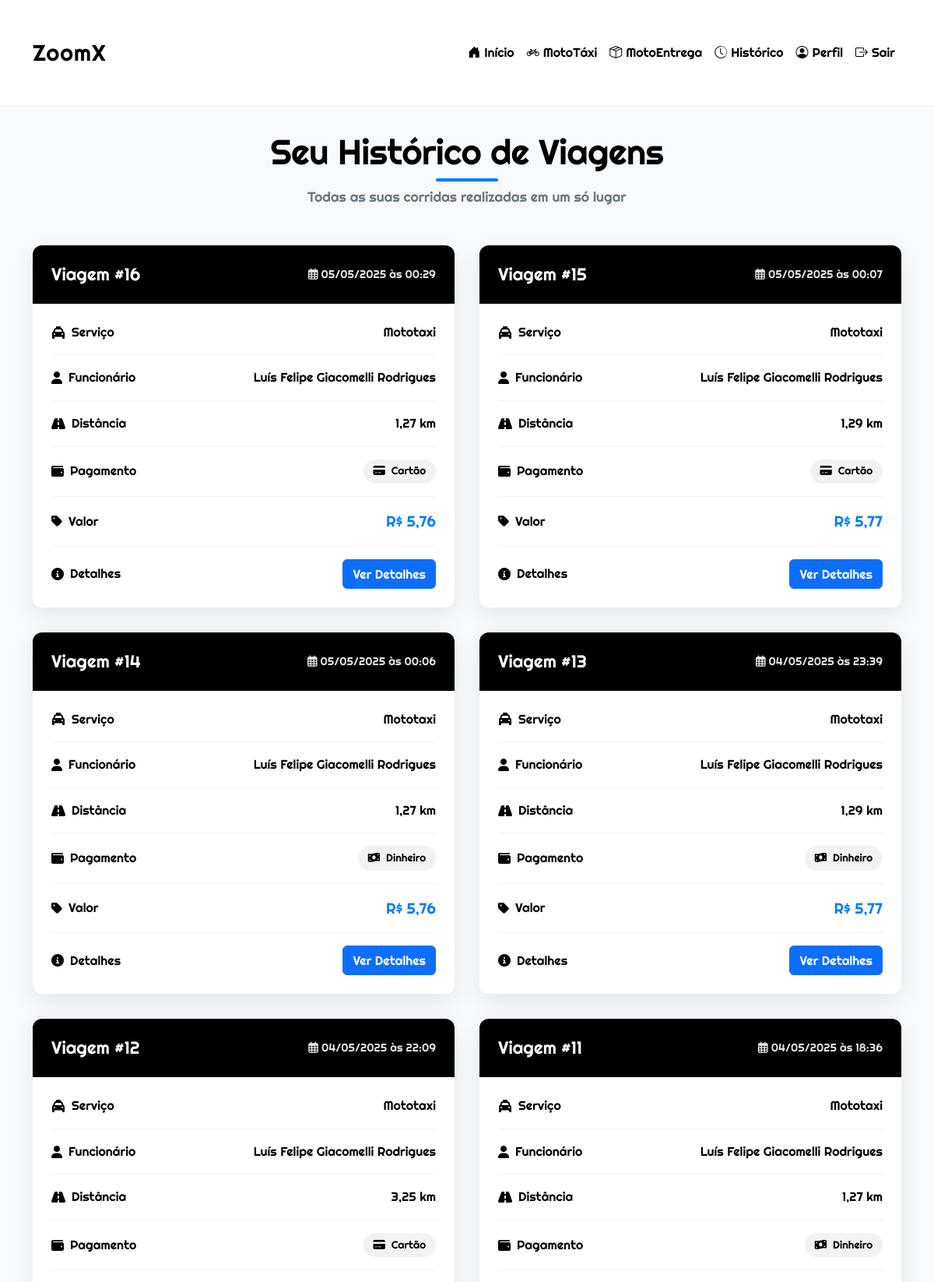
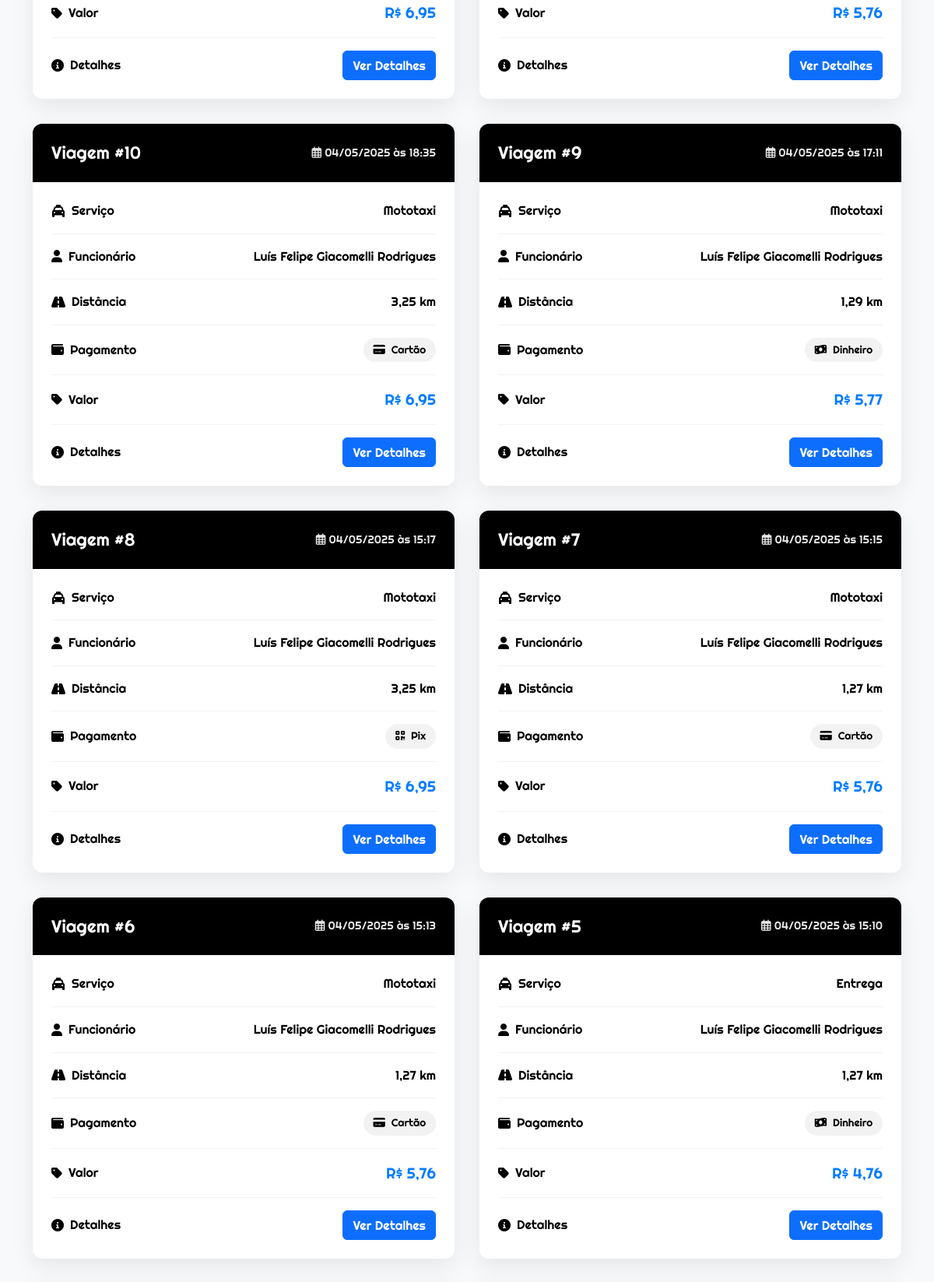
Page /user/historico.php (signed in, upper part) on the committed database (2 pictures, top to bottom).
### tables this page shows
CREATE TABLE `viagens` (
  `via_codigo` int(11) NOT NULL,
  `fun_codigo` int(11) NOT NULL,
  `sol_codigo` int(11) NOT NULL,
  `usu_codigo` int(11) NOT NULL,
  `via_origem` varchar(255) NOT NULL,
  `via_destino` varchar(255) NOT NULL,
  `via_valor` decimal(10,2) NOT NULL,
  `via_formapagamento` varchar(50) NOT NULL,
  `via_data` datetime NOT NULL,
  `via_servico` varchar(50) NOT NULL,
  `via_status` varchar(50) NOT NULL,
  `via_observacoes` varchar(1000) DEFAULT NULL
);

CREATE TABLE `solicitacoes` (
  `sol_codigo` int(11) NOT NULL,
  `sol_origem` varchar(255) NOT NULL,
  `sol_destino` varchar(255) NOT NULL,
  `sol_valor` decimal(10,2) NOT NULL,
  `sol_formapagamento` varchar(50) NOT NULL,
  `sol_distancia` decimal(10,2) NOT NULL,
  `sol_data` datetime NOT NULL,
  `usu_codigo` int(11) NOT NULL,
  `sol_largura` decimal(10,2) DEFAULT NULL,
  `sol_comprimento` decimal(10,2) DEFAULT NULL,
  `sol_peso` decimal(10,2) DEFAULT NULL,
  `sol_status` varchar(50) NOT NULL,
  `sol_servico` varchar(50) NOT NULL,
  `sol_observacoes` varchar(1000) DEFAULT NULL
);

CREATE TABLE `funcionarios` (
  `fun_codigo` int(11) NOT NULL,
  `fun_nome` varchar(255) NOT NULL,
  `fun_email` varchar(255) NOT NULL,
  `fun_telefone` varchar(15) NOT NULL,
  `fun_data_contratacao` date NOT NULL,
  `fun_cnh` varchar(20) DEFAULT NULL,
  `fun_ativo` tinyint(1) NOT NULL DEFAULT 1,
  `fun_senha` varchar(255) NOT NULL,
  `fun_cargo` varchar(100) NOT NULL
);

### user/historico.php (the view, shortened to what this page needs)
<?php
$usuario_id = filter_var($_SESSION['id'], FILTER_VALIDATE_INT);
try {
    $conexao = conexao::getInstance();
    $sql = 'SELECT v.via_codigo, v.via_data, v.via_valor, v.via_formapagamento,
               s.sol_distancia, s.sol_servico, v.fun_codigo, f.fun_nome
        FROM viagens v
        INNER JOIN solicitacoes s ON v.sol_codigo = s.sol_codigo
        INNER JOIN funcionarios f ON v.fun_codigo = f.fun_codigo
        WHERE v.usu_codigo = :usu_codigo
        ORDER BY v.via_codigo DESC';
    $stm = $conexao->prepare($sql);
    $stm->bindParam(':usu_codigo', $usuario_id, PDO::PARAM_INT);
    $stm->execute();
    $viagens = $stm->fetchAll(PDO::FETCH_ASSOC);
} catch (PDOException $e) {
    error_log('Erro de banco de dados: ' . $e->getMessage());
    $viagens = [];
}
?>
<!DOCTYPE html>
<html lang="pt-BR">
<head>
    <link rel="stylesheet" href="https://cdnjs.cloudflare.com/ajax/libs/font-awesome/6.0.0/css/all.min.css">
    <link rel="stylesheet" href="../css/historico.css">
</head>
<body>
    <?php include '../components/header.php'; ?>
    <div class="container">
        <header class="page-header">
            <h1>Seu Histórico de Viagens</h1>
            <p>Todas as suas corridas realizadas em um só lugar</p>
        </header>
        <div class="trips-grid">
            <?php if (!empty($viagens)): ?>
                <?php foreach ($viagens as $index => $viagem): ?>
                    <div class="trip-card">
                        <div class="trip-card__header">
                            <h2 class="trip-card__title">Viagem #<?= htmlspecialchars($viagem['via_codigo']) ?></h2>
                            <span class="trip-card__date">
                                <i class="far fa-calendar-alt"></i>
                                <?= date('d/m/Y \à\s H:i', strtotime($viagem['via_data'])) ?>
                            </span>
                        </div>
                        <div class="trip-card__body">
                            <div class="trip-info">
                                <span class="trip-info__label">
                                    <i class="fas fa-taxi"></i> Serviço
                                </span>
                                <span class="trip-info__value servico">
                                    <?= ucfirst(htmlspecialchars($viagem['sol_servico'])) ?>
                                </span>
                            </div>
                            <div class="trip-info">
                                <span class="trip-info__label">
                                    <i class="fas fa-user"></i> Funcionário
                                </span>
                                <span class="trip-info__value servico">
                                    <?= htmlspecialchars($viagem['fun_nome']) ?>
                                </span>
                            </div>
                            <div class="trip-info">
                                <span class="trip-info__label">
                                    <i class="fas fa-road"></i> Distância
                                </span>
                                <span class="trip-info__value">
                                    <?= number_format($viagem['sol_distancia'], 2, ',', '.') ?> km
                                </span>
                            </div>
                            <div class="trip-info">
                                <span class="trip-info__label">
                                    <i class="fas fa-wallet"></i> Pagamento
                                </span>
                                <span class="trip-info__value">
                                    <?php
                                    $paymentMethod = htmlspecialchars($viagem['via_formapagamento']);
                                    $icon = '';
                                    $text = '';
                                    switch ($paymentMethod) {
                                        case 'cartao':
                                            $icon = 'fa-credit-card';
                                            $text = 'Cartão';
                                            break;
                                        case 'dinheiro':
                                            $icon = 'fa-money-bill-wave';
                                            $text = 'Dinheiro';
                                            break;
                                        case 'pix':
                                            $icon = 'fa-qrcode';
                                            $text = 'Pix';
                                            break;
                                    }
                                    ?>
                                    <span class="payment-method">
                                        <i class="fas <?= $icon ?>"></i> <?= $text ?>
                                    </span>
                                </span>
                            </div>
                            <div class="trip-info">
                                <span class="trip-info__label">
                                    <i class="fas fa-tag"></i> Valor
                                </span>
                                <span class="trip-info__value trip-info__value--price">
                                    R$ <?= number_format($viagem['via_valor'], 2, ',', '.') ?>
                                </span>
                            </div>
                            <div class="trip-info">
                                <span class="trip-info__label">
                                    <i class="fas fa-info-circle"></i> Detalhes
                                </span>
                                <span class="trip-info__value">
                                    <a href="detalhes_viagem.php?id=<?= htmlspecialchars($viagem['via_codigo']) ?>" class="btn btn-primary">Ver Detalhes</a>
                                </span>
                            </div>
                        </div>
                    </div>
                <?php endforeach; ?>
            <?php endif; ?>
        </div>
    </div>
</body>
</html>

### css/historico.css (style rules this page uses)
:root { --primary: #000; --secondary: #f0f0f0; --accent: #e63946; --light: #ffffff; --dark: #1a1a1a; --gray: #6c757d; --success: #28a745; --border-radius: 12px; --box-shadow: 0 10px 30px rgba(0, 0, 0, 0.08); --transition: all 0.3s cubic-bezier(0.25, 0.8, 0.25, 1); }
* { margin: 0; padding: 0; box-sizing: border-box; }
body { font-family: 'Righteous', sans-serif; background-color: var(--secondary); color: var(--dark); line-height: 1.7; -webkit-font-smoothing: antialiased; }
.container { max-width: 1400px; margin: 0 auto; padding: 2rem 1.5rem; }
.page-header { text-align: center; margin-bottom: 3rem; position: relative; }
.page-header h1 { font-size: 2.8rem; color: var(--primary); margin-bottom: 1rem; letter-spacing: -0.5px; position: relative; display: inline-block; }
.page-header h1::after { content: ''; position: absolute; bottom: -10px; left: 50%; transform: translateX(-50%); width: 80px; height: 4px; background: var(--accent); border-radius: 2px; }
.page-header p { color: var(--gray); font-size: 1.1rem; max-width: 700px; margin: 0 auto; }
.trips-grid { display: grid; grid-template-columns: repeat(auto-fill, minmax(380px, 1fr)); gap: 2rem; margin-top: 2rem; }
.trip-card { background: var(--light); border-radius: var(--border-radius); box-shadow: var(--box-shadow); overflow: hidden; transition: var(--transition); position: relative; }
.trip-card__header { background: var(--primary); color: var(--light); padding: 1.5rem; display: flex; justify-content: space-between; align-items: center; }
.trip-card__title { font-size: 1.4rem; margin: 0; font-weight: 500; }
.trip-card__date { font-size: 0.9rem; opacity: 0.9; }
.trip-card__body { padding: 1.5rem; }
.trip-info { display: flex; justify-content: space-between; margin-bottom: 1rem; padding-bottom: 1rem; border-bottom: 1px solid rgba(0, 0, 0, 0.05); }
.trip-info:last-child { border-bottom: none; margin-bottom: 0; padding-bottom: 0; }
.trip-info__label { font-weight: 500; color: var(--primary); display: flex; align-items: center; gap: 0.5rem; }
.trip-info__value { text-align: right; font-weight: 500; }
.trip-info__value--price { color: var(--accent); font-size: 1.2rem; }
.payment-method { display: inline-flex; align-items: center; gap: 0.5rem; padding: 0.3rem 0.8rem; border-radius: 20px; background: rgba(0, 0, 0, 0.05); font-size: 0.85rem; }
.trip-card { animation: fadeIn 0.5s ease-out forwards; opacity: 0; }
.trip-card:nth-child(1) { animation-delay: 0.1s; }
.trip-card:nth-child(2) { animation-delay: 0.2s; }
.trip-card:nth-child(3) { animation-delay: 0.3s; }
.trip-card:nth-child(4) { animation-delay: 0.4s; }

### components/header.php (style rules this page uses)
:root { --primary: #000; --secondary: #fff; --accent: #007bff; --light-bg: #f8f9fa; }
body { font-family: 'Righteous', sans-serif; background-color: var(--light-bg); color: var(--primary); line-height: 1.6; }

### rows in the picture
viagens: via_codigo "16", via_data "05/05/2025 às 00:29", sol_codigo.sol_servico "Mototaxi", fun_codigo.fun_nome "Luís Felipe Giacomelli Rodrigues", sol_codigo.sol_distancia "1,27", via_formapagamento "Cartão", via_valor "5,76"
viagens: via_codigo "15", via_data "05/05/2025 às 00:07", sol_codigo.sol_servico "Mototaxi", fun_codigo.fun_nome "Luís Felipe Giacomelli Rodrigues", sol_codigo.sol_distancia "1,29", via_formapagamento "Cartão", via_valor "5,77"
viagens: via_codigo "14", via_data "05/05/2025 às 00:06", sol_codigo.sol_servico "Mototaxi", fun_codigo.fun_nome "Luís Felipe Giacomelli Rodrigues", sol_codigo.sol_distancia "1,27", via_formapagamento "Dinheiro", via_valor "5,76"
viagens: via_codigo "13", via_data "04/05/2025 às 23:39", sol_codigo.sol_servico "Mototaxi", fun_codigo.fun_nome "Luís Felipe Giacomelli Rodrigues", sol_codigo.sol_distancia "1,29", via_formapagamento "Dinheiro", via_valor "5,77"
viagens: via_codigo "12", via_data "04/05/2025 às 22:09", sol_codigo.sol_servico "Mototaxi", fun_codigo.fun_nome "Luís Felipe Giacomelli Rodrigues", sol_codigo.sol_distancia "3,25", via_formapagamento "Cartão", via_valor "6,95"
viagens: via_codigo "11", via_data "04/05/2025 às 18:36", sol_codigo.sol_servico "Mototaxi", fun_codigo.fun_nome "Luís Felipe Giacomelli Rodrigues", sol_codigo.sol_distancia "1,27", via_formapagamento "Dinheiro", via_valor "5,76"
viagens: via_codigo "10", via_data "04/05/2025 às 18:35", sol_codigo.sol_servico "Mototaxi", fun_codigo.fun_nome "Luís Felipe Giacomelli Rodrigues", sol_codigo.sol_distancia "3,25", via_formapagamento "Cartão", via_valor "6,95"
viagens: via_codigo "9", via_data "04/05/2025 às 17:11", sol_codigo.sol_servico "Mototaxi", fun_codigo.fun_nome "Luís Felipe Giacomelli Rodrigues", sol_codigo.sol_distancia "1,29", via_formapagamento "Dinheiro", via_valor "5,77"
viagens: via_codigo "8", via_data "04/05/2025 às 15:17", sol_codigo.sol_servico "Mototaxi", fun_codigo.fun_nome "Luís Felipe Giacomelli Rodrigues", sol_codigo.sol_distancia "3,25", via_formapagamento "Pix", via_valor "6,95"
viagens: via_codigo "7", via_data "04/05/2025 às 15:15", sol_codigo.sol_servico "Mototaxi", fun_codigo.fun_nome "Luís Felipe Giacomelli Rodrigues", sol_codigo.sol_distancia "1,27", via_formapagamento "Cartão", via_valor "5,76"
viagens: via_codigo "6", via_data "04/05/2025 às 15:13", sol_codigo.sol_servico "Mototaxi", fun_codigo.fun_nome "Luís Felipe Giacomelli Rodrigues", sol_codigo.sol_distancia "1,27", via_formapagamento "Cartão", via_valor "5,76"
viagens: via_codigo "5", via_data "04/05/2025 às 15:10", sol_codigo.sol_servico "Entrega", fun_codigo.fun_nome "Luís Felipe Giacomelli Rodrigues", sol_codigo.sol_distancia "1,27", via_formapagamento "Dinheiro", via_valor "4,76"
